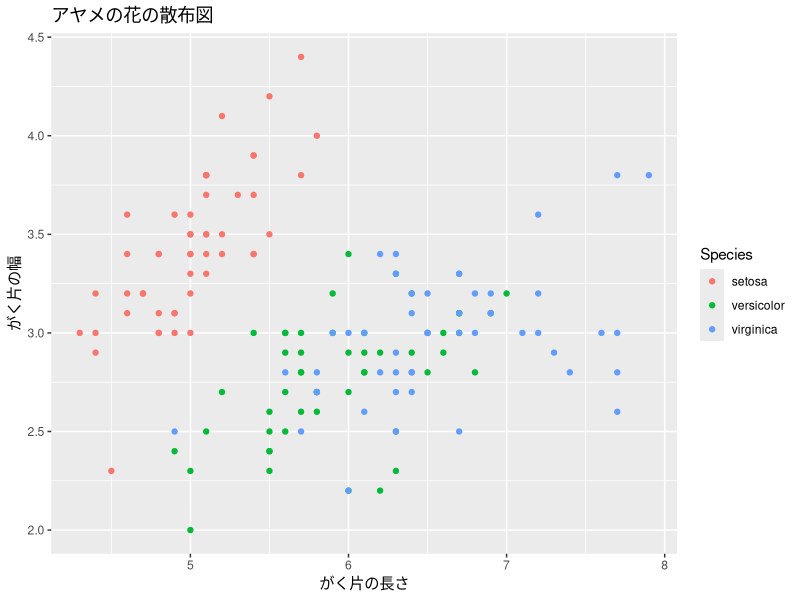

Reproduce this figure in R.
## ---- chunk 1
str(iris)

library(ggplot2)
ggplot(iris, aes(x = Sepal.Length, y = Sepal.Width, color = Species)) +
  geom_point() +
  labs(title = "アヤメの花の散布図", x = "がく片の長さ", y = "がく片の幅")

